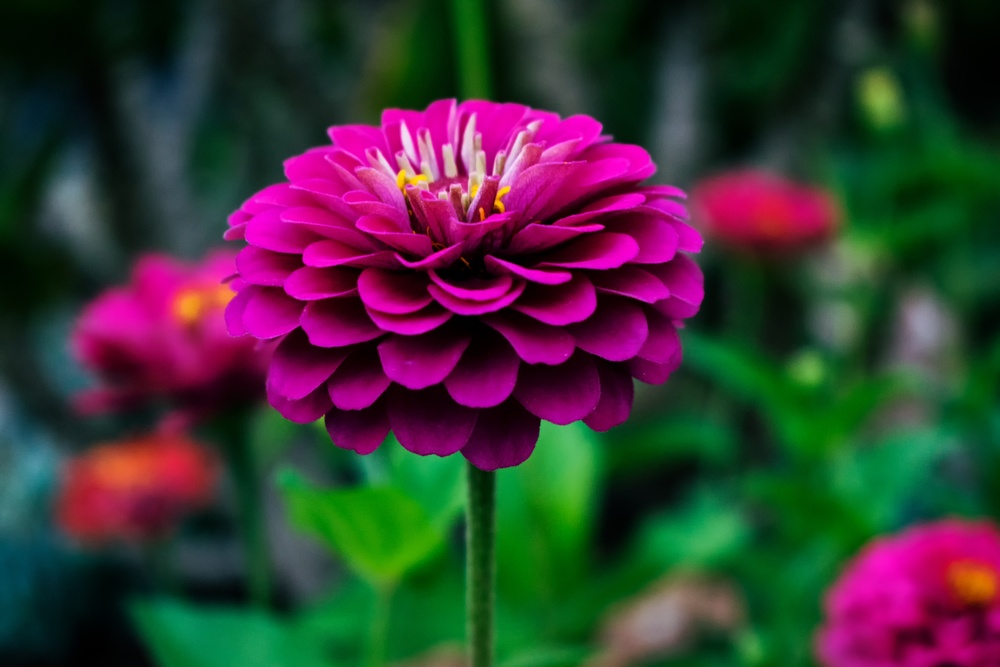
#> input picture DZ2/img.jpg, 1000 x 667 px, shrunk from 6000 x 4000 before the run
$ jupyter execute HomeWork_2.ipynb
#> lines starting #> are read from the running program, lines starting #| are printed output that depends on the picture
[cell 1]
import numpy as np
import cv2
import matplotlib.pyplot as plt
from skimage.metrics import structural_similarity, mean_squared_error
print("✅ Библиотеки загружены!")

# 🎯 ДЗ 2: ФИЛЬТРАЦИЯ ШУМОВ НА ЦВЕТНОМ ИЗОБРАЖЕНИИ

## 1. 📷 ЗАГРУЗКА ЦВЕТНОГО ИЗОБРАЖЕНИЯ

[cell 2]
image = cv2.imread('img.jpg')
#> image is the input picture: shape (667, 1000, 3); mean B, G, R 53.9, 53.8, 59.7
if image is None:
    print("❌ ОШИБКА: Файл 'img.jpg' не найден!")
else:
    image_rgb = cv2.cvtColor(image, cv2.COLOR_BGR2RGB)
    image_gray = cv2.cvtColor(image, cv2.COLOR_BGR2GRAY)
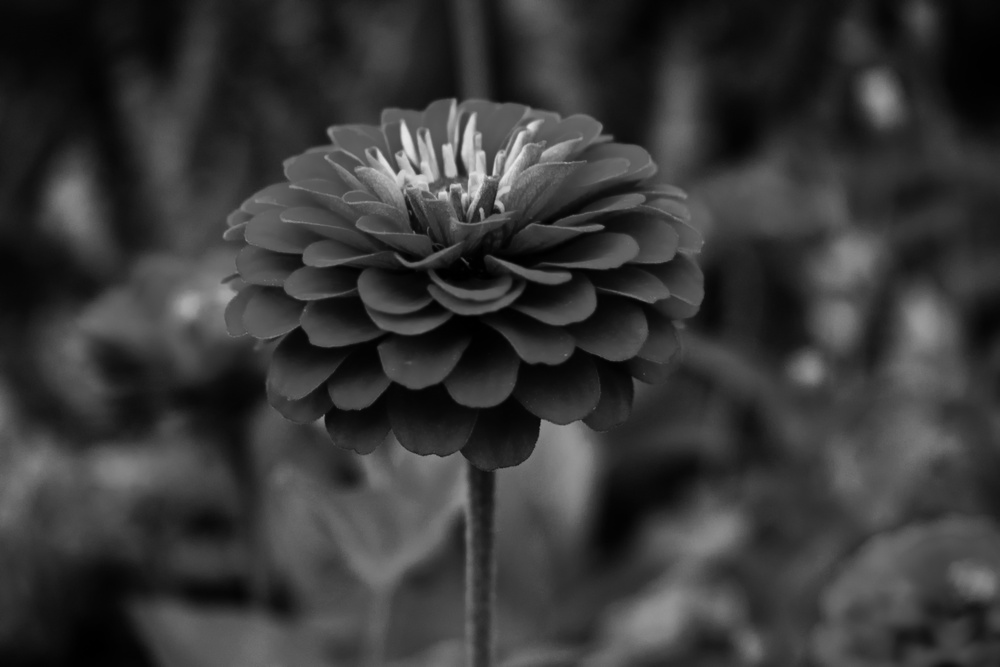
#> image_gray: shape (667, 1000); min 0, max 232, mean 55.5

    print("✅ Изображение успешно загружено!")
    print(f"   Размер: {image.shape}")
#|    Размер: (667, 1000, 3)
    print(f"   Цветовые каналы: {image.shape[2]}")
#|    Цветовые каналы: 3

    plt.figure(figsize=(12, 5))
    plt.subplot(1, 2, 1)
    plt.imshow(image_rgb)
    plt.title('Исходное цветное изображение')
    plt.axis('off')

    plt.subplot(1, 2, 2)
    plt.imshow(image_gray, cmap='gray')
    plt.title('В оттенках серого')
    plt.axis('off')
    plt.tight_layout()
    plt.show()
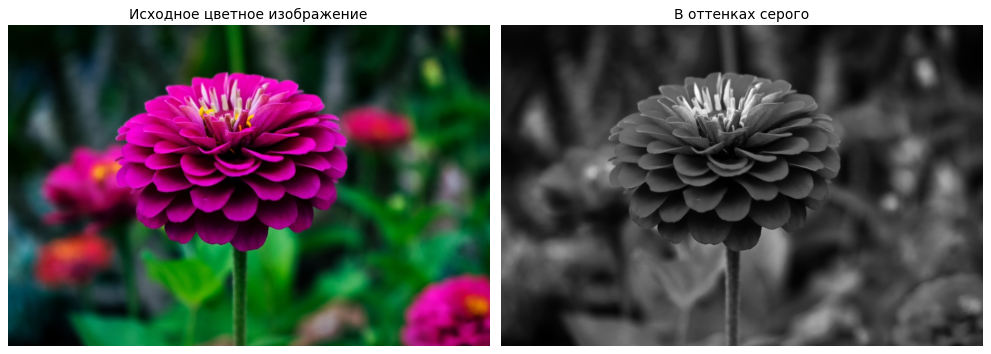
#> figure drawn by matplotlib, 2 panels

## 2. 🌪️ ДОБАВЛЕНИЕ ГАУССОВСКОГО ШУМА

[cell 3]
mean = 0
stddev = 30
noise_gauss = np.zeros(image_gray.shape, np.uint8)
cv2.randn(noise_gauss, mean, stddev)
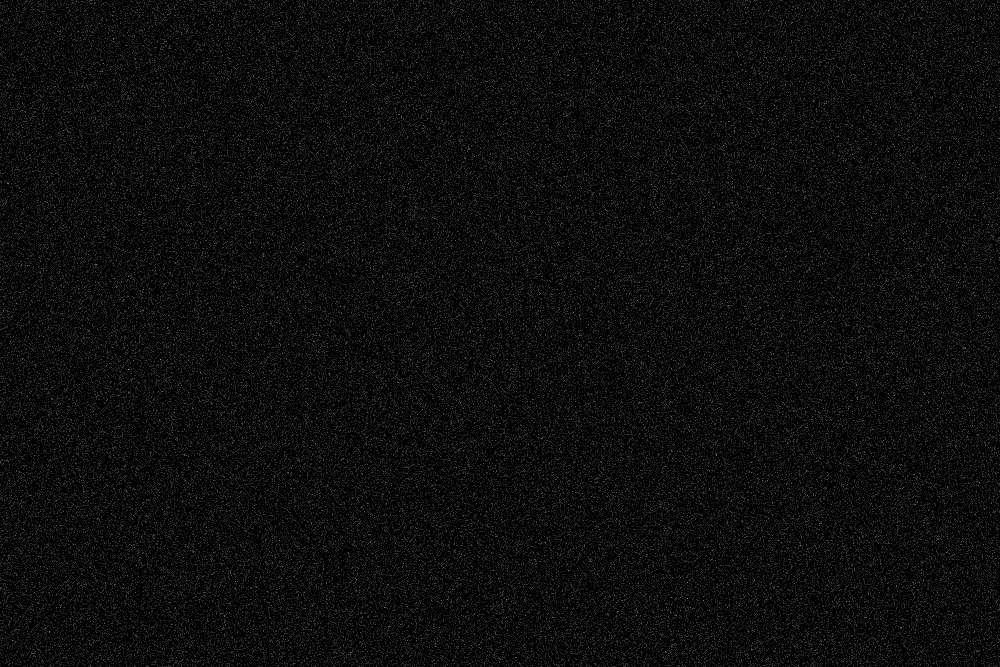
#> noise_gauss: shape (667, 1000); min 0, max 140, mean 12
image_noise_gauss = cv2.add(image_gray, noise_gauss)
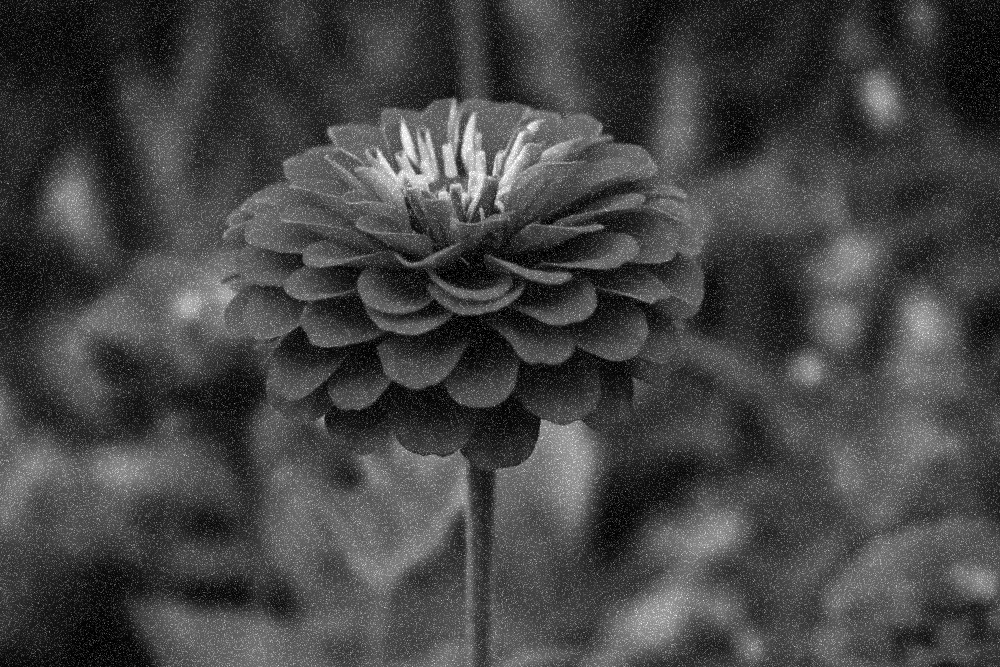
#> image_noise_gauss: shape (667, 1000); min 0, max 255, mean 67.5

print(f"✅ Гауссовский шум добавлен!")
print(f"   Параметры: mean={mean}, stddev={stddev}")

plt.figure(figsize=(15, 5))
plt.subplot(1, 3, 1)
plt.imshow(image_gray, cmap='gray')
plt.title('Исходное изображение')
plt.axis('off')

plt.subplot(1, 3, 2)
plt.imshow(noise_gauss, cmap='gray')
plt.title('Гауссовский шум')
plt.axis('off')

plt.subplot(1, 3, 3)
plt.imshow(image_noise_gauss, cmap='gray')
plt.title('Изображение с шумом')
plt.axis('off')
plt.tight_layout()
plt.show()

## 3. 📊 ДОБАВЛЕНИЕ РАВНОМЕРНОГО ШУМА

[cell 4]
uniform_noise = np.random.randint(0, 30, image_gray.shape).astype("uint8")
image_noise_uniform = cv2.add(image_gray, uniform_noise)

print("✅ Равномерный шум добавлен!")
print(f"   Диапазон шума: [0, 30]")

plt.figure(figsize=(15, 5))
plt.subplot(1, 3, 1)
plt.imshow(image_gray, cmap='gray')
plt.title('Исходное изображение')
plt.axis('off')

plt.subplot(1, 3, 2)
plt.imshow(uniform_noise, cmap='gray')
plt.title('Равномерный шум')
plt.axis('off')

plt.subplot(1, 3, 3)
plt.imshow(image_noise_uniform, cmap='gray')
plt.title('Изображение с шумом')
plt.axis('off')
plt.tight_layout()
plt.show()
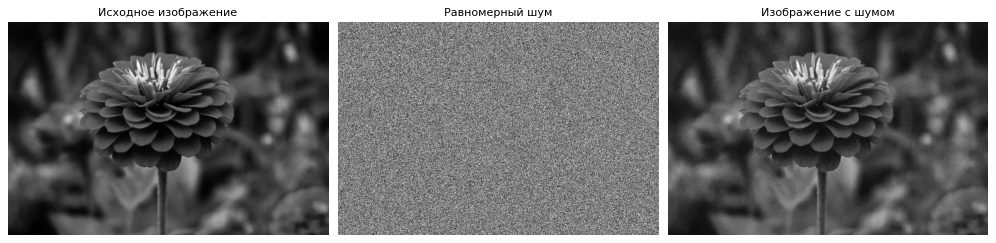
#> figure drawn by matplotlib, 3 panels

## 4. 🔧 ФИЛЬТРАЦИЯ ГАУССОВСКОГО ШУМА

[cell 5]
# Применяем различные фильтры
image_gauss_median3 = cv2.medianBlur(image_noise_gauss, 3)
image_gauss_median5 = cv2.medianBlur(image_noise_gauss, 5)
image_gauss_gauss33 = cv2.GaussianBlur(image_noise_gauss, (3, 3), 0)
image_gauss_gauss55 = cv2.GaussianBlur(image_noise_gauss, (5, 5), 0)
image_gauss_bilat9 = cv2.bilateralFilter(image_noise_gauss, 9, 75, 75)
image_gauss_bilat15 = cv2.bilateralFilter(image_noise_gauss, 15, 100, 100)
image_gauss_fastNl10 = cv2.fastNlMeansDenoising(image_noise_gauss, h=10, templateWindowSize=7)
image_gauss_fastNl20 = cv2.fastNlMeansDenoising(image_noise_gauss, h=20, templateWindowSize=7)

images = {
    'Медианный (3x3)': image_gauss_median3,
    'Медианный (5x5)': image_gauss_median5,
    'Гаусса (3x3)': image_gauss_gauss33,
    'Гаусса (5x5)': image_gauss_gauss55,
    'Билатеральный (9,75,75)': image_gauss_bilat9,
    'Билатеральный (15,100,100)': image_gauss_bilat15,
    'Нелок. средних h=10': image_gauss_fastNl10,
    'Нелок. средних h=20': image_gauss_fastNl20
}

def get_res(filter_img) -> list:
    mse = mean_squared_error(image_gray, filter_img)
#> mse = 81.85
    ssim = structural_similarity(image_gray, filter_img)
#> ssim = 0.675
    return [mse, ssim]

# Сортируем по SSIM (чем выше, тем лучше)
images_place = sorted(((k, get_res(v)) for k, v in images.items()), key=lambda x: x[1][1], reverse=True)
#> images_place = 8 items

print("📊 РЕЙТИНГ ФИЛЬТРОВ ДЛЯ ГАУССОВСКОГО ШУМА:")
for i, (name, metrics) in enumerate(images_place, 1):
    print(f"   {i}: {name:25} MSE: {metrics[0]:8.1f}, SSIM: {metrics[1]:.4f}")
#> this loop made 8 passes
#> (name, metrics) on passes 1 to 8: ('Нелок. средних h=20', [148.1, 0.898]), ('Билатеральный (15,100,100)', [165.2, 0.877]), ('Билатеральный (9,75,75)', [145.9, 0.874]), ('Медианный (5x5)', [44.14, 0.86]), ('Гаусса (5x5)', [169.6, 0.766]), ('Медианный (3x3)', [81.85, 0.675]), ('Гаусса (3x3)', [188.8, 0.654]), ('Нелок. средних h=10', [280.4, 0.455])
#|    1: Нелок. средних h=20       MSE:    148.1, SSIM: 0.8980
#|    2: Билатеральный (15,100,100) MSE:    165.2, SSIM: 0.8769
#|    3: Билатеральный (9,75,75)   MSE:    145.9, SSIM: 0.8738
#|    4: Медианный (5x5)           MSE:     44.1, SSIM: 0.8600
#|    5: Гаусса (5x5)              MSE:    169.6, SSIM: 0.7662
#|    6: Медианный (3x3)           MSE:     81.8, SSIM: 0.6753
#|    7: Гаусса (3x3)              MSE:    188.8, SSIM: 0.6539
#|    8: Нелок. средних h=10       MSE:    280.4, SSIM: 0.4554

# Визуализация результатов
plt.figure(figsize=(20, 10))
for i, (name, img) in enumerate(images.items()):
    plt.subplot(2, 4, i + 1)
    plt.imshow(img, cmap='gray')
    plt.title(name)
    plt.axis('off')
#> this loop made 8 passes
#> name on passes 1 to 8: 'Медианный (3x3)', 'Медианный (5x5)', 'Гаусса (3x3)', 'Гаусса (5x5)', 'Билатеральный (9,75,75)', 'Билатеральный (15,100,100)', 'Нелок. средних h=10', 'Нелок. средних h=20'
plt.tight_layout()
plt.show()

## 5. 🔧 ФИЛЬТРАЦИЯ РАВНОМЕРНОГО ШУМА

[cell 6]
# Применяем различные фильтры для равномерного шума
image_uniform_median3 = cv2.medianBlur(image_noise_uniform, 3)
image_uniform_median5 = cv2.medianBlur(image_noise_uniform, 5)
image_uniform_gauss33 = cv2.GaussianBlur(image_noise_uniform, (3, 3), 0)
image_uniform_gauss55 = cv2.GaussianBlur(image_noise_uniform, (5, 5), 0)
image_uniform_bilat9 = cv2.bilateralFilter(image_noise_uniform, 9, 75, 75)
image_uniform_bilat15 = cv2.bilateralFilter(image_noise_uniform, 15, 100, 100)
image_uniform_fastNl10 = cv2.fastNlMeansDenoising(image_noise_uniform, h=10, templateWindowSize=7)
image_uniform_fastNl20 = cv2.fastNlMeansDenoising(image_noise_uniform, h=20, templateWindowSize=7)

images_uniform = {
    'Медианный (3x3)': image_uniform_median3,
    'Медианный (5x5)': image_uniform_median5,
    'Гаусса (3x3)': image_uniform_gauss33,
    'Гаусса (5x5)': image_uniform_gauss55,
    'Билатеральный (9,75,75)': image_uniform_bilat9,
    'Билатеральный (15,100,100)': image_uniform_bilat15,
    'Нелок. средних h=10': image_uniform_fastNl10,
    'Нелок. средних h=20': image_uniform_fastNl20
}

# Сортируем по SSIM
images_uniform_place = sorted(((k, get_res(v)) for k, v in images_uniform.items()), key=lambda x: x[1][1], reverse=True)
#> images_uniform_place = 8 items

print("📊 РЕЙТИНГ ФИЛЬТРОВ ДЛЯ РАВНОМЕРНОГО ШУМА:")
for i, (name, metrics) in enumerate(images_uniform_place, 1):
    print(f"   {i}: {name:25} MSE: {metrics[0]:8.1f}, SSIM: {metrics[1]:.4f}")
#> this loop made 8 passes
#> (name, metrics) on passes 1 to 8: ('Нелок. средних h=10', [213.5, 0.903]), ('Нелок. средних h=20', [218.1, 0.891]), ('Билатеральный (9,75,75)', [221.7, 0.889]), ('Гаусса (5x5)', [218.9, 0.869]), ('Билатеральный (15,100,100)', [239.8, 0.868]), ('Медианный (5x5)', [221.8, 0.848]), ('Гаусса (3x3)', [222.9, 0.828]), ('Медианный (3x3)', [231.4, 0.758])
#|    1: Нелок. средних h=10       MSE:    213.5, SSIM: 0.9025
#|    2: Нелок. средних h=20       MSE:    218.1, SSIM: 0.8913
#|    3: Билатеральный (9,75,75)   MSE:    221.7, SSIM: 0.8895
#|    4: Гаусса (5x5)              MSE:    218.9, SSIM: 0.8686
#|    5: Билатеральный (15,100,100) MSE:    239.8, SSIM: 0.8677
#|    6: Медианный (5x5)           MSE:    221.8, SSIM: 0.8476
#|    7: Гаусса (3x3)              MSE:    222.9, SSIM: 0.8275
#|    8: Медианный (3x3)           MSE:    231.4, SSIM: 0.7585

# Визуализация результатов
plt.figure(figsize=(20, 10))
for i, (name, img) in enumerate(images_uniform.items()):
    plt.subplot(2, 4, i + 1)
    plt.imshow(img, cmap='gray')
    plt.title(name)
    plt.axis('off')
plt.tight_layout()
plt.show()

## 6. 🏆 ОПРЕДЕЛЕНИЕ ЛУЧШЕГО ФИЛЬТРА

[cell 7]
# Усредняем результаты по обоим типам шума
average_scores = {}
all_filters = set(images.keys()) | set(images_uniform.keys())
#> all_filters = 8 items

for filter_name in all_filters:
    scores = []
    if filter_name in images:
        scores.append(images_place[[x[0] for x in images_place].index(filter_name)][1][1])
    if filter_name in images_uniform:
        scores.append(images_uniform_place[[x[0] for x in images_uniform_place].index(filter_name)][1][1])

    if scores:
        avg_ssim = np.mean(scores)
        average_scores[filter_name] = avg_ssim
#> this loop made 8 passes
#> (filter_name, avg_ssim) on passes 1 to 8: ('Гаусса (5x5)', 0.817), ('Билатеральный (15,100,100)', 0.872), ('Нелок. средних h=10', 0.679), ('Медианный (5x5)', 0.854), ('Билатеральный (9,75,75)', 0.882), ('Нелок. средних h=20', 0.895), ('Медианный (3x3)', 0.717), ('Гаусса (3x3)', 0.741)
#> after the loop, average_scores = {'Гаусса (5x5)': 0.817, 'Билатеральный (15,100,100)': 0.872, 'Нелок. средних h=10': 0.679, 'Медианный (5x5)': 0.854, 'Билатеральный (9,75,75)': 0.882, 'Нелок. средних h=20': 0.895, 'Медианный (3x3)': 0.717, 'Гаусса (3x3)': 0.741}

# Сортируем по среднему SSIM
best_filters = sorted(average_scores.items(), key=lambda x: x[1], reverse=True)
#> best_filters = [('Нелок. средних h=20', 0.895), ('Билатеральный (9,75,75)', 0.882), ('Билатеральный (15,100,100)', 0.872), ('Медианный (5x5)', 0.854), ('Гаусса (5x5)', 0.817), ('Гаусса (3x3)', 0.741), ('Медианный (3x3)', 0.717), ('Нелок. средних h=10', 0.679)]

print("📈 СРЕДНИЕ РЕЗУЛЬТАТЫ ПО ВСЕМ ТИПАМ ШУМА:")
for i, (filter_name, avg_ssim) in enumerate(best_filters, 1):
    print(f"   {i}: {filter_name:25} Средний SSIM: {avg_ssim:.4f}")
#> this loop made 8 passes
#|    1: Нелок. средних h=20       Средний SSIM: 0.8947
#|    2: Билатеральный (9,75,75)   Средний SSIM: 0.8816
#|    3: Билатеральный (15,100,100) Средний SSIM: 0.8723
#|    4: Медианный (5x5)           Средний SSIM: 0.8538
#|    5: Гаусса (5x5)              Средний SSIM: 0.8174
#|    6: Гаусса (3x3)              Средний SSIM: 0.7407
#|    7: Медианный (3x3)           Средний SSIM: 0.7169
#|    8: Нелок. средних h=10       Средний SSIM: 0.6790

best_filter_name, best_avg_ssim = best_filters[0]
#> best_filter_name = 'Нелок. средних h=20'; best_avg_ssim = 0.895
print(f"\n🎯 ЛУЧШИЙ ФИЛЬТР В ЦЕЛОМ: {best_filter_name}")
#| 🎯 ЛУЧШИЙ ФИЛЬТР В ЦЕЛОМ: Нелок. средних h=20
print(f"   Средний SSIM: {best_avg_ssim:.4f}")
#|    Средний SSIM: 0.8947
